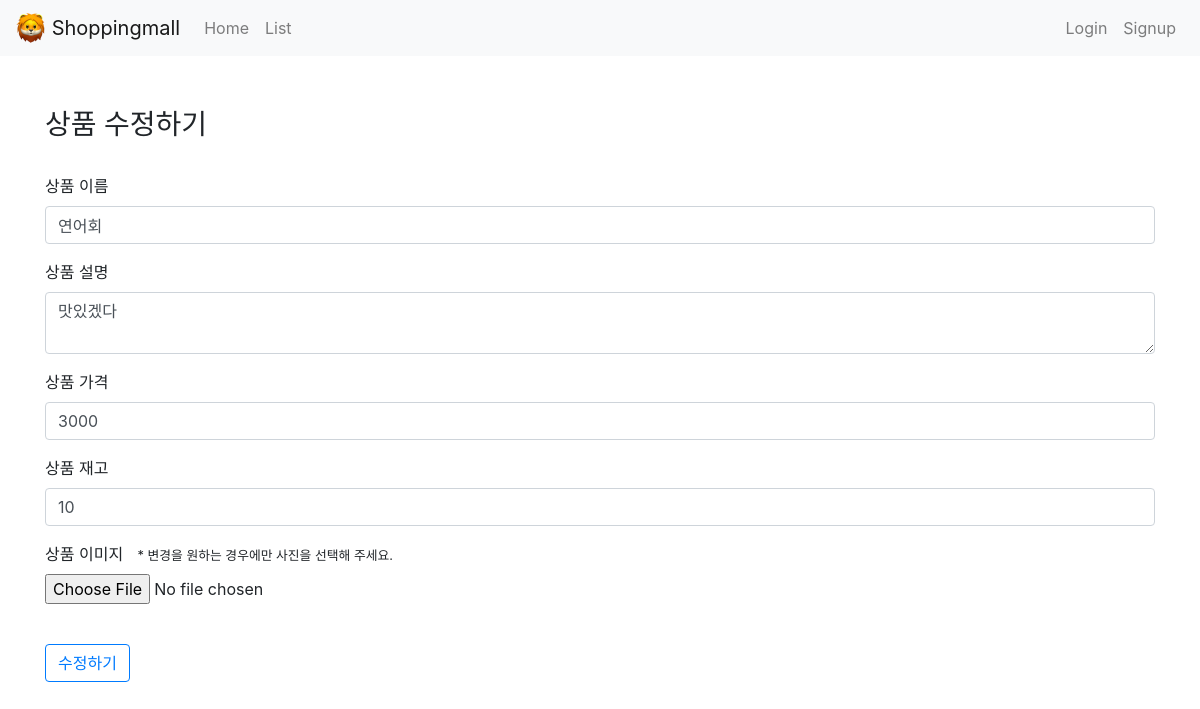
Screenshot of /products/5/edit/ with the database file from the repository.
### products/models.py (models this page shows, shortened)
class Product(models.Model):
    name = models.CharField(max_length=50) # 상품명
    description = models.TextField() # 설명
    price = models.IntegerField() # 가격
    stock = models.IntegerField() # 재고
    image = models.ImageField(upload_to='images/', null=True) # 이미지
    seller = models.ForeignKey(User, on_delete=models.CASCADE) # 판매자
    created_at = models.DateTimeField(auto_now_add = True)
    updated_at = models.DateTimeField(auto_now = True)
    liked_users = models.ManyToManyField(User, blank=True, related_name="liked_users", through="Like")

### products/views.py (the view, shortened to what this page needs)
# urls.py: path('<int:product_id>/edit/', update, name="update"),
def update(request, product_id): # 상품 수정은 특정 상품에 대한 페이지/기능이기 때문에 어떤 상품을 수정하는지 id값을 알아야 한다.
    product = get_object_or_404(Product, pk=product_id) # primary key가 전달받은 product_id와 일치하는 상품을 가져와서 product라는 변수에 담는다. 없으면 404 에러
    return render(request, 'products/edit.html', {"product": product}) # POST 방식의 요청이 아니라면 edit.html을 띄워준다.

### products/templates/products/edit.html (shortened to what this page needs)
{% extends 'base.html' %}
{% block content %}
<div class="mb-5">
    <h3>상품 수정하기</h3>
    <br>
    <form action="{% url 'products:update' product.id %}" method="POST" enctype="multipart/form-data">
        <div class="form-group">
            <label for="name">상품 이름</label>
            <input type="text" class="form-control" name="name" id="name" placeholder="상품 이름을 입력해주세요." value="{{ product.name }}" required>
        </div>
        <div class="form-group">
            <label for="description">상품 설명</label>
            <textarea class="form-control" name="description" id="description" placeholder="상품 설명을 입력해주세요..." required>{{ product.description }}</textarea>
        </div>
        <div class="form-group">
            <label for="price">상품 가격</label>
            <input type="number" class="form-control" name="price" id="price" min="0" value="{{ product.price}}" required>
        </div>
        <div class="form-group">
            <label for="stock">상품 재고</label>
            <input type="number" class="form-control" name="stock" id="stock" min="1" value="{{ product.stock }}" required>
        </div>
        <div class="form-group">
            <label>상품 이미지</label><small>&nbsp; &nbsp; * 변경을 원하는 경우에만 사진을 선택해 주세요.</small><br>
            <input type="file" name="image" accept="image/*">
        </div>
        <br>
        <input type="submit" value="수정하기" class="btn btn-outline-primary">
    </form>
</div>
{% endblock %}

### rows the page displays
Product: name "연어회", description "맛있겠다", price "3000", stock "10"
